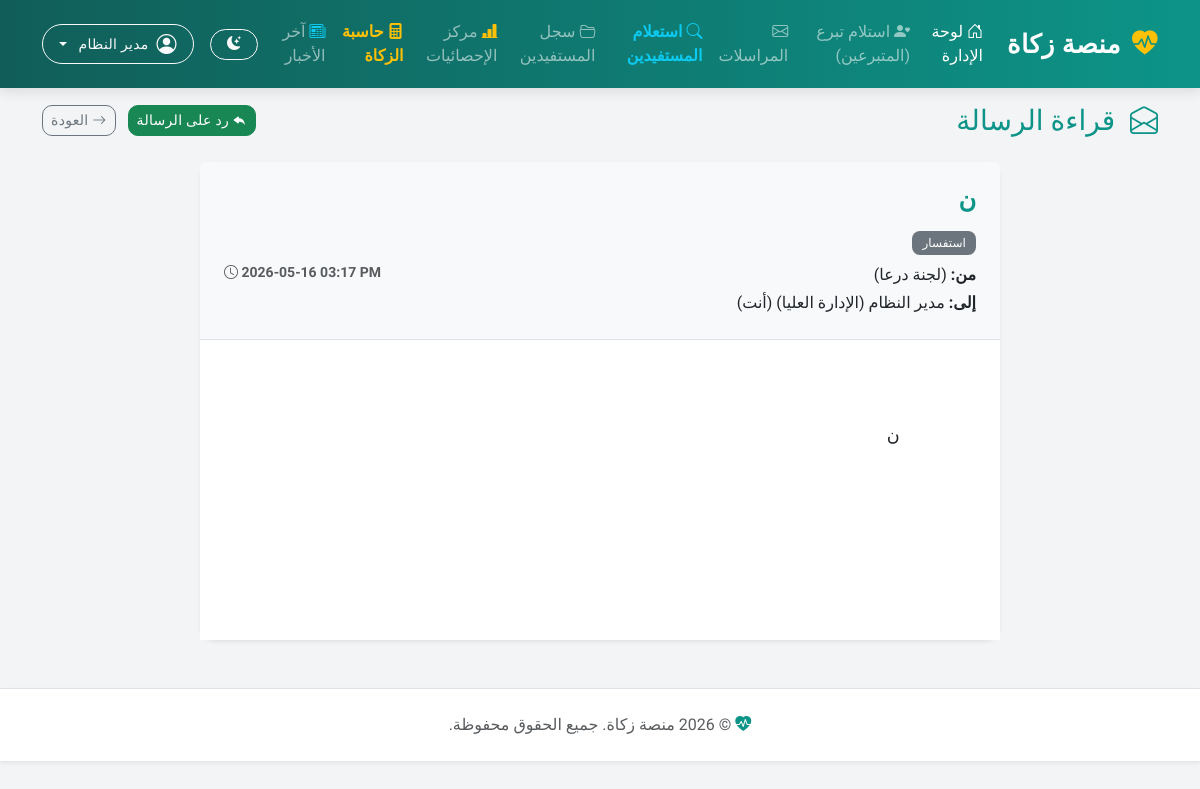
The page /view_message.php?id=2 (signed in) on the database its author committed.
### tables this page shows
CREATE TABLE `global_messages` (
  `id` int(11) NOT NULL,
  `sender_global_id` varchar(50) NOT NULL,
  `receiver_global_id` varchar(50) NOT NULL,
  `subject` varchar(255) NOT NULL,
  `message_body` text NOT NULL,
  `subject_type` varchar(100) NOT NULL,
  `is_read` tinyint(1) DEFAULT 0,
  `created_at` datetime DEFAULT current_timestamp()
);

### db.php (called while the page is built, shortened)
<?php
$host = '127.0.0.1';
$user = 'root';
$pass = '';
$charset = 'utf8mb4';
$db_nodes = [
    1 => 'zakat_aleppo_db',
    2 => 'zakat_daraa_db',
    3 => 'zakat_idlib_db'
];
$options = [
    PDO::ATTR_ERRMODE            => PDO::ERRMODE_EXCEPTION,
    PDO::ATTR_DEFAULT_FETCH_MODE => PDO::FETCH_ASSOC,
    PDO::ATTR_EMULATE_PREPARES   => false,
];
$db_nodes[4] = 'zakat_node_4_db';
?>

### view_message.php (the view, shortened to what this page needs)
<?php
require_once __DIR__ . '/db.php';
$my_global_id = ($_SESSION['logged_in_committee'] ?? 0) . '_' . $_SESSION['user_id'];
$msg_id = (int)($_GET['id'] ?? 0);
$central_msg_pdo = new PDO("mysql:host=$host;dbname=zakat_central_db;charset=$charset", $user, $pass, $options);
try {
    $central_msg_pdo->exec("CREATE TABLE IF NOT EXISTS `global_messages` (
        `id` int(11) NOT NULL AUTO_INCREMENT,
        `sender_global_id` varchar(50) NOT NULL,
        `receiver_global_id` varchar(50) NOT NULL,
        `subject` varchar(255) NOT NULL,
        `message_body` text NOT NULL,
        `subject_type` varchar(100) NOT NULL,
        `is_read` tinyint(1) DEFAULT 0,
        `created_at` datetime DEFAULT CURRENT_TIMESTAMP,
        PRIMARY KEY (`id`)
    ) ENGINE=InnoDB DEFAULT CHARSET=utf8mb4;");
} catch (PDOException $e) {}
$stmt = $central_msg_pdo->prepare("SELECT * FROM global_messages WHERE id = ? AND (sender_global_id = ? OR receiver_global_id = ?)");
$stmt->execute([$msg_id, $my_global_id, $my_global_id]);
$message = $stmt->fetch();
function resolve_single_user($gid, $central_pdo, $db_nodes, $host, $user, $pass, $options, $charset) {
    list($cid, $uid) = explode('_', $gid);
    if ($cid == 0) {
        $stmt = $central_pdo->prepare("SELECT full_name FROM users WHERE id = ?");
        $stmt->execute([$uid]);
        return $stmt->fetchColumn() . ' (الإدارة العليا)';
    } elseif (isset($db_nodes[$cid])) {
        try {
            $cStmt = $central_pdo->prepare("SELECT committee_name FROM committees_registry WHERE id = ?");
            $cStmt->execute([$cid]);
            $cname = $cStmt->fetchColumn() ?: 'لجنة';
            $node_pdo = new PDO("mysql:host=$host;dbname=" . $db_nodes[$cid] . ";charset=$charset", $user, $pass, $options);
            $stmt = $node_pdo->prepare("SELECT full_name FROM users WHERE id = ?");
            $stmt->execute([$uid]);
            return $stmt->fetchColumn() . " ($cname)";
        } catch (PDOException $e) {}
    }
    return 'مستخدم غير معروف';
}
$message['sender_name'] = resolve_single_user($message['sender_global_id'], $central_msg_pdo, $db_nodes, $host, $user, $pass, $options, $charset);
$message['receiver_name'] = resolve_single_user($message['receiver_global_id'], $central_msg_pdo, $db_nodes, $host, $user, $pass, $options, $charset);
$is_sender = ($message['sender_global_id'] == $my_global_id);
require_once __DIR__ . '/header.php';
?>
<div class="row mb-4 mt-3">
    <div class="col-12 d-flex justify-content-between align-items-center">
        <h3 class="mb-0 text-primary"><i class="bi bi-envelope-open me-2"></i> قراءة الرسالة</h3>
        <div>
            <?php if (!$is_sender): ?>
                <a href="compose_message.php?reply_to=<?php echo htmlspecialchars($message['sender_global_id']); ?>&subject=<?php echo urlencode($message['subject']); ?>" class="btn btn-sm btn-success me-2"><i class="bi bi-reply-fill"></i> رد على الرسالة</a>
            <?php endif; ?>
            <a href="inbox.php" class="btn btn-sm btn-outline-secondary"><i class="bi bi-arrow-right"></i> العودة</a>
        </div>
    </div>
</div>
<div class="card shadow-sm border-0 mb-5 mx-auto" style="max-width: 800px;">
    <div class="card-header bg-light border-bottom p-4">
        <h4 class="text-primary fw-bold mb-3"><?php echo htmlspecialchars($message['subject']); ?></h4>
        <div class="d-flex justify-content-between align-items-center">
            <div>
                <span class="badge bg-secondary mb-2"><?php echo htmlspecialchars($message['subject_type']); ?></span>
                <p class="mb-1 text-dark"><strong>من:</strong> <?php echo htmlspecialchars($message['sender_name']); ?> <?php if($is_sender) echo '(أنت)'; ?></p>
                <p class="mb-0 text-dark"><strong>إلى:</strong> <?php echo htmlspecialchars($message['receiver_name']); ?> <?php if(!$is_sender) echo '(أنت)'; ?></p>
            </div>
            <div class="text-end text-muted small fw-bold" dir="ltr">
                <i class="bi bi-clock"></i> <?php echo date('Y-m-d h:i A', strtotime($message['created_at'])); ?>
            </div>
        </div>
    </div>
    <div class="card-body p-4 p-md-5 bg-white" style="min-height: 300px;">
        <div class="message-content text-dark" style="white-space: pre-wrap; font-size: 1.1rem; line-height: 1.8;">
            <?php echo htmlspecialchars($message['message_body']); ?>
        </div>
    </div>
</div>
<?php require_once __DIR__ . '/footer.php'; ?>

### header.php (style rules this page uses)
:root { --bs-primary: #0d9488; --bs-primary-rgb: 13, 148, 136; --bs-info: #06b6d4; --bs-success: #10b981; --bs-warning: #f59e0b; --bs-body-bg: #f3f4f6; }
body { font-family: 'Tajawal', sans-serif; background-color: var(--bs-body-bg); color: #374151; }
.card { border: none !important; border-radius: 16px !important; box-shadow: 0 4px 6px -1px rgba(0, 0, 0, 0.05), 0 2px 4px -1px rgba(0, 0, 0, 0.03); transition: transform 0.2s ease, box-shadow 0.2s ease; }
.btn { border-radius: 10px; font-weight: 500; letter-spacing: 0.3px; transition: all 0.3s; }
.badge { font-weight: 500; padding: 0.5em 0.85em; border-radius: 8px; }
html:not(.view-transition-active) body, html:not(.view-transition-active) .card, html:not(.view-transition-active) .navbar, html:not(.view-transition-active) .bg-white, html:not(.view-transition-active) .bg-light, html:not(.view-transition-active) .modal-content { transition: background-color 0.3s ease, color 0.3s ease, border-color 0.3s ease; }

### rows shown on the page
global_messages: subject "ن", subject_type "استفسار", created_at "2026-05-16 03:17 PM", message_body "ن"

### other values the page prints
t('zakat_platform') "منصة زكاة"
t('admin_dashboard') "لوحة الإدارة"
t('receive_donation') "استلام تبرع (المتبرعين)"
t('guest_search') "استعلام المستفيدين"
t('beneficiaries_record') "سجل المستفيدين"
t('statistics_center') "مركز الإحصائيات"
t('zakat_calculator') "حاسبة الزكاة"
t('latest_news') "آخر الأخبار"
$_SESSION['user_name'] "مدير النظام"
$message['sender_name'] "(لجنة درعا)"
$message['receiver_name'] "مدير النظام (الإدارة العليا)"
t('footer_copyright') "جميع الحقوق محفوظة."
